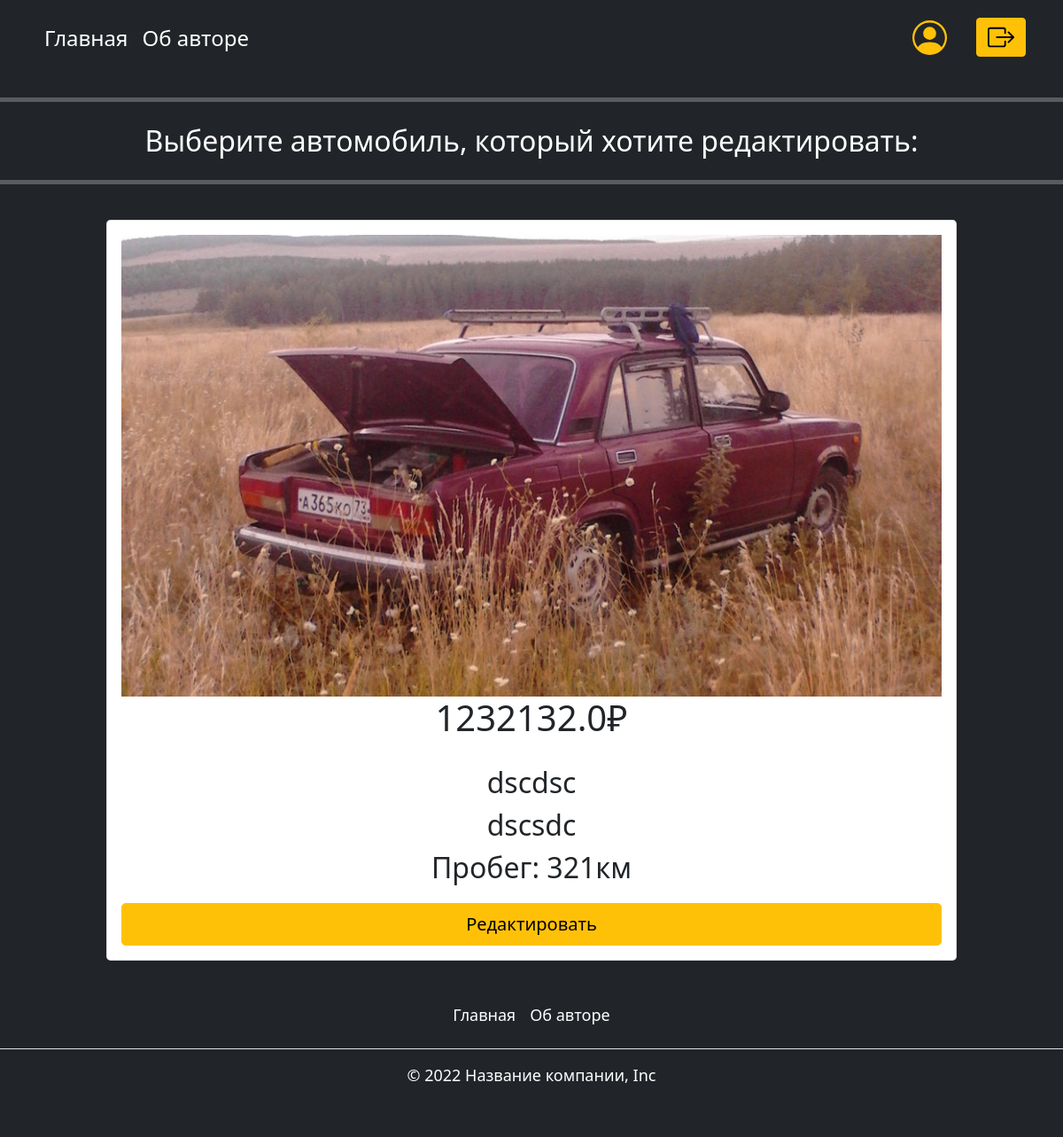
Page /chose_auto (signed in) on the committed database.
### project/db_tables.py (models this page shows, shortened)
class Auto(db.Model):
    id = db.Column(db.Integer, primary_key=True)
    price = db.Column(db.Float, nullable=False)
    brand = db.Column(db.String(25), nullable=False)
    model = db.Column(db.String(25), nullable=False)
    distance = db.Column(db.Integer, nullable=False)
    image = db.Column(db.String(100), nullable=False)
    sold = db.Column(db.Boolean, nullable=False, default=False)
    fil_id = db.Column(db.Integer, ForeignKey('seller.id'))
    seller = relationship("Seller", back_populates="autos")
    contract = relationship("Contract", back_populates="cars")

class User(db.Model, UserMixin):
    id = db.Column(db.Integer, primary_key=True)
    type = db.Column(db.String(20))
    __mapper_args__ = {
        'polymorphic_on': type
    }

class Seller(User):
    id = db.Column(db.Integer, ForeignKey('user.id'), primary_key=True)
    email = db.Column(db.String(25), unique=True, nullable=False)
    fname = db.Column(db.String(25), nullable=False)
    lname = db.Column(db.String(25), nullable=False)
    password = db.Column(db.String(100), nullable=False)
    fil_name = db.Column(db.String(25), unique=True, nullable=False)
    inn = db.Column(db.Integer, nullable=False)
    image = db.Column(db.String(100), nullable=False)
    address = db.Column(db.String(100), nullable=False)
    trades = db.Column(db.Integer, default=0)
    autos = relationship("Auto", back_populates="seller")
    __mapper_args__ = {
        'polymorphic_identity': 'seller'
    }

### project/routes.py (the view)
@app.route('/chose_auto', methods=['GET', 'POST'])
@flask_login.login_required
def chose_auto():
    id = current_user.id
    user = Seller.query.filter_by(id=id).first()
    cars = Auto.query.filter_by(fil_id=id).filter_by(sold=False).all()
    return render_template('chose_auto.html', user=user, cars=cars)

### project/db_tables.py (called while the page is built)
@login_manager.user_loader
def load_user(id):
    return User.query.get(id)

### project/routes.py (called while the page is built)
@app.after_request
def redirect_to_next(response):
    if response.status[:3] == 401:
        return redirect(url_for('sign_in') + '?next=' + request.url)
    return response

### project/templates/chose_auto.html (shortened to what this page needs)
{% extends 'base_fil.html' %}
{% block main_content %}
    <hr style="width: 100%; height: 5px; color: white; margin-bottom: 25px; margin-top: 25px;">
    <h1 class="display-4 fw-normal text-white" style="font-size: xx-large; text-align: center"> Выберите автомобиль, который хотите редактировать:</h1>
    <hr style="width: 100%; height: 5px; color: white; margin-bottom: 25px; margin-top: 25px;">
{% if cars==[] %}
    <h1 class="display-4 fw-normal text-white" style="font-size: x-large; text-align: center"> Вы не добавили ни одного автомобиля, вам пока нечего редактировать.</h1>
{% else %}
    {% for car in cars %}
        <div style="margin-top: 40px;width: 80%;margin-left: auto;margin-right: auto;margin-bottom: 10px;">
        <div class="card mb-4 rounded-3 shadow-sm">
          <div class="row card-body">
              <img src="static/img/fil/{{ user.fil_name }}/cars/{{ car.image }}" style="width: 100%">
              <div style="margin-left: auto;
                          margin-right: auto;
                          text-align: center;">
            <h1 class="card-title pricing-card-title">{{ car.price }}₽<small class="text-muted fw-light"></small></h1>
            <ul class="list-unstyled" style="font-size: xx-large; margin-top: 25px">
              <li>{{ car.brand }}</li>
              <li>{{ car.model }}</li>
              <li>Пробег: {{ car.distance }}км</li>
            </ul>
                  <a href="{{ url_for('profile_car', car=car) }}"><button type="button" class="w-100 btn btn-lg btn-warning">Редактировать</button></a>
          </div>
        </div>
      </div>
    </div>
    {% endfor %}
{% endif %}
{% endblock %}

### rows in the picture
Auto: fil_name (picture), price "1232132.0", brand "dscdsc", model "dscsdc", distance "321"
